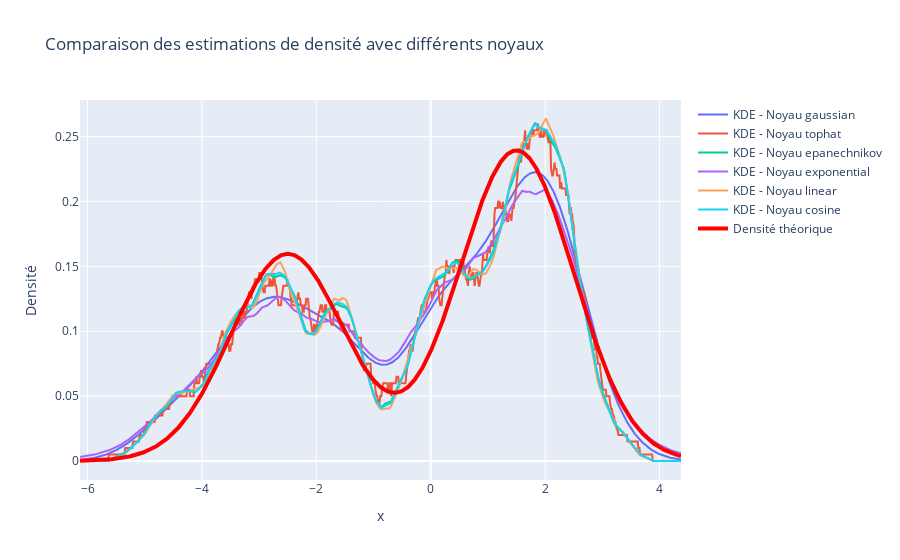

The cell this chart's notebook holds for it:
### Markdown cell above
> * Gaussien : Donne une estimation lisse qui suit de près la densité théorique.
> * Top-hat : L'estimation est plus rugueuse par rapport au noyau gaussien. Elle ressemble à une série d'histogrammes adjacents. C'est une estimation par morceaux, mais elle capture plutot correctement la structure globale des données.
> * Epanechnikov : L'estimation est assez lisse (un peu plus que la Top-hat) et suit bien la densité théorique.
> * Exponentiel : Donne une estimation avec des queues plus longues. Il attribue plus de poids aux observations éloignées par rapport à d'autres noyaux.
> * Linéaire : Donne également une estimation lisse, mais avec quelques irrégularités. Elle se situe entre le top-hat et le gaussien en termes de lissage.
> * Cosine : L'estimation est également lisse et se rapproche de la densité théorique, avec une décroissance en forme de cosinus à partir des points d'échantillon.

### Code cell
import plotly.graph_objects as go

# Préparation des données pour la visualisation avec plotly
traces = []

# Estimations pour chaque noyau
for kernel in kernels:
    kde = KernelDensity(kernel=kernel, bandwidth=0.5).fit(samples.reshape(-1, 1))
    log_dens = kde.score_samples(x_values.reshape(-1, 1))
    traces.append(go.Scatter(x=x_values, y=np.exp(log_dens), mode='lines', name=f'KDE - Noyau {kernel}'))

# Densité théorique
traces.append(go.Scatter(x=x_values, y=y_values, mode='lines', name='Densité théorique', line=dict(width=4, color="red")))

# Construction du graphique
layout = go.Layout(title="Comparaison des estimations de densité avec différents noyaux",
                   xaxis=dict(title="x"),
                   yaxis=dict(title="Densité"),
                   hovermode="closest")

fig = go.Figure(data=traces, layout=layout)
fig.show()

### Figure 1 — Plotly figure (JSON) as saved in the notebook; plotly's stock layout.template omitted (floating-point values rounded to 4 significant figures; data arrays with more than 128 entries replaced by an {"elided": "..."} marker saying what was removed)
{"data": [{"mode": "lines", "name": "KDE - Noyau gaussian", "type": "scatter", "x": {"elided": "1000 float values"}, "y": {"elided": "1000 float values"}}, {"mode": "lines", "name": "KDE - Noyau tophat", "type": "scatter", "x": {"elided": "1000 float values"}, "y": {"elided": "1000 float values"}}, {"mode": "lines", "name": "KDE - Noyau epanechnikov", "type": "scatter", "x": {"elided": "1000 float values"}, "y": {"elided": "1000 float values"}}, {"mode": "lines", "name": "KDE - Noyau exponential", "type": "scatter", "x": {"elided": "1000 float values"}, "y": {"elided": "1000 float values"}}, {"mode": "lines", "name": "KDE - Noyau linear", "type": "scatter", "x": {"elided": "1000 float values"}, "y": {"elided": "1000 float values"}}, {"mode": "lines", "name": "KDE - Noyau cosine", "type": "scatter", "x": {"elided": "1000 float values"}, "y": {"elided": "1000 float values"}}, {"line": {"color": "red", "width": 4}, "mode": "lines", "name": "Densité théorique", "type": "scatter", "x": {"elided": "1000 float values"}, "y": {"elided": "1000 float values"}}], "layout": {"hovermode": "closest", "title": {"text": "Comparaison des estimations de densité avec différents noyaux"}, "xaxis": {"title": {"text": "x"}}, "yaxis": {"title": {"text": "Densité"}}}}
